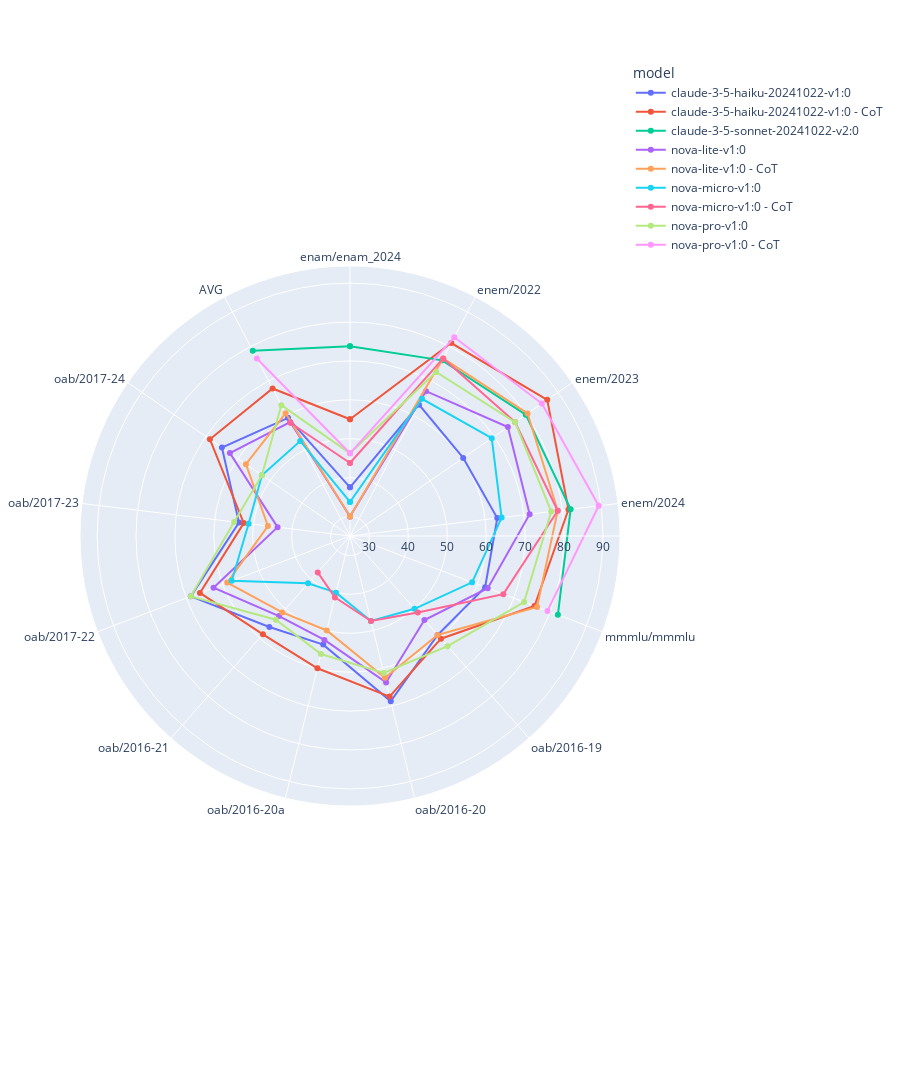

The notebook cell saved with this chart:
### Code cell
import plotly.express as px

plotter = []
temp = out.reset_index()
tasks = list(temp["task"].unique())
models = list(temp.columns)[1:]

min_r = 100
max_r = 0

for t in tasks:
    for m in models:
        tx = temp[temp["task"] == t][m].reset_index(drop=True)[0]
        
        if tx < min_r:
            min_r = tx
        if tx > max_r:
            max_r = tx
        
        plotter.append({"task": t, "model": m, "score": tx})

plotter = pd.DataFrame(plotter)
fig = px.line_polar(plotter, r="score", theta="task", color="model", height=1400, line_close=True, markers=True, range_r=[min_r-5,max_r+5])
fig.write_image("2_charts/radar.png", height = 1400, width = 1400)
# fig.write_image("2_charts/radar.png")
fig.show()

### Figure 1 — Plotly figure (JSON) as saved in the notebook; plotly's stock layout.template omitted (floating-point values rounded to 4 significant figures)
{"data": [{"hovertemplate": "model=claude-3-5-haiku-20241022-v1:0<br>score=%{r}<br>task=%{theta}<extra></extra>", "legendgroup": "claude-3-5-haiku-20241022-v1:0", "line": {"color": "#636efa", "dash": "solid"}, "marker": {"symbol": "circle"}, "mode": "lines+markers", "name": "claude-3-5-haiku-20241022-v1:0", "r": [37.5, 63.13, 60.34, 63.13, 62.14, 58.97, 68.75, 53.75, 56.25, 68.75, 53.75, 65, 59.29, 37.5], "showlegend": true, "subplot": "polar", "theta": ["enam/enam_2024", "enem/2022", "enem/2023", "enem/2024", "mmmlu/mmmlu", "oab/2016-19", "oab/2016-20", "oab/2016-20a", "oab/2016-21", "oab/2017-22", "oab/2017-23", "oab/2017-24", "AVG", "enam/enam_2024"], "type": "scatterpolar"}, {"hovertemplate": "model=claude-3-5-haiku-20241022-v1:0 - CoT<br>score=%{r}<br>task=%{theta}<extra></extra>", "legendgroup": "claude-3-5-haiku-20241022-v1:0 - CoT", "line": {"color": "#EF553B", "dash": "solid"}, "marker": {"symbol": "circle"}, "mode": "lines+markers", "name": "claude-3-5-haiku-20241022-v1:0 - CoT", "r": [55, 81.01, 86.59, 81.56, 75.71, 60.26, 67.5, 60, 58.75, 66.25, 52.5, 68.75, 67.82, 55], "showlegend": true, "subplot": "polar", "theta": ["enam/enam_2024", "enem/2022", "enem/2023", "enem/2024", "mmmlu/mmmlu", "oab/2016-19", "oab/2016-20", "oab/2016-20a", "oab/2016-21", "oab/2017-22", "oab/2017-23", "oab/2017-24", "AVG", "enam/enam_2024"], "type": "scatterpolar"}, {"hovertemplate": "model=claude-3-5-sonnet-20241022-v2:0<br>score=%{r}<br>task=%{theta}<extra></extra>", "legendgroup": "claude-3-5-sonnet-20241022-v2:0", "line": {"color": "#00cc96", "dash": "solid"}, "marker": {"symbol": "circle"}, "mode": "lines+markers", "name": "claude-3-5-sonnet-20241022-v2:0", "r": [73.75, 75.98, 79.89, 82.12, 82.14, null, null, null, null, null, null, null, 78.78, 73.75], "showlegend": true, "subplot": "polar", "theta": ["enam/enam_2024", "enem/2022", "enem/2023", "enem/2024", "mmmlu/mmmlu", "oab/2016-19", "oab/2016-20", "oab/2016-20a", "oab/2016-21", "oab/2017-22", "oab/2017-23", "oab/2017-24", "AVG", "enam/enam_2024"], "type": "scatterpolar"}, {"hovertemplate": "model=nova-lite-v1:0<br>score=%{r}<br>task=%{theta}<extra></extra>", "legendgroup": "nova-lite-v1:0", "line": {"color": "#ab63fa", "dash": "solid"}, "marker": {"symbol": "circle"}, "mode": "lines+markers", "name": "nova-lite-v1:0", "r": [30, 67.04, 74.3, 71.51, 62.86, 53.85, 63.75, 52.5, 52.5, 62.5, 43.75, 62.5, 58.09, 30], "showlegend": true, "subplot": "polar", "theta": ["enam/enam_2024", "enem/2022", "enem/2023", "enem/2024", "mmmlu/mmmlu", "oab/2016-19", "oab/2016-20", "oab/2016-20a", "oab/2016-21", "oab/2017-22", "oab/2017-23", "oab/2017-24", "AVG", "enam/enam_2024"], "type": "scatterpolar"}, {"hovertemplate": "model=nova-lite-v1:0 - CoT<br>score=%{r}<br>task=%{theta}<extra></extra>", "legendgroup": "nova-lite-v1:0 - CoT", "line": {"color": "#FFA15A", "dash": "solid"}, "marker": {"symbol": "circle"}, "mode": "lines+markers", "name": "nova-lite-v1:0 - CoT", "r": [30, 76.54, 80.45, 78.77, 76.43, 58.97, 62.5, 50, 51.25, 58.75, 46.25, 57.5, 60.62, 30], "showlegend": true, "subplot": "polar", "theta": ["enam/enam_2024", "enem/2022", "enem/2023", "enem/2024", "mmmlu/mmmlu", "oab/2016-19", "oab/2016-20", "oab/2016-20a", "oab/2016-21", "oab/2017-22", "oab/2017-23", "oab/2017-24", "AVG", "enam/enam_2024"], "type": "scatterpolar"}, {"hovertemplate": "model=nova-micro-v1:0<br>score=%{r}<br>task=%{theta}<extra></extra>", "legendgroup": "nova-micro-v1:0", "line": {"color": "#19d3f3", "dash": "solid"}, "marker": {"symbol": "circle"}, "mode": "lines+markers", "name": "nova-micro-v1:0", "r": [33.75, 64.8, 69.27, 64.25, 58.57, 50, 47.5, 40, 41.25, 57.5, 51.25, 52.5, 52.55, 33.75], "showlegend": true, "subplot": "polar", "theta": ["enam/enam_2024", "enem/2022", "enem/2023", "enem/2024", "mmmlu/mmmlu", "oab/2016-19", "oab/2016-20", "oab/2016-20a", "oab/2016-21", "oab/2017-22", "oab/2017-23", "oab/2017-24", "AVG", "enam/enam_2024"], "type": "scatterpolar"}, {"hovertemplate": "model=nova-micro-v1:0 - CoT<br>score=%{r}<br>task=%{theta}<extra></extra>", "legendgroup": "nova-micro-v1:0 - CoT", "line": {"color": "#FF6692", "dash": "solid"}, "marker": {"symbol": "circle"}, "mode": "lines+markers", "name": "nova-micro-v1:0 - CoT", "r": [43.75, 76.54, 76.54, 78.77, 67.14, 51.28, 47.5, 41.25, 37.5, null, null, null, 57.81, 43.75], "showlegend": true, "subplot": "polar", "theta": ["enam/enam_2024", "enem/2022", "enem/2023", "enem/2024", "mmmlu/mmmlu", "oab/2016-19", "oab/2016-20", "oab/2016-20a", "oab/2016-21", "oab/2017-22", "oab/2017-23", "oab/2017-24", "AVG", "enam/enam_2024"], "type": "scatterpolar"}, {"hovertemplate": "model=nova-pro-v1:0<br>score=%{r}<br>task=%{theta}<extra></extra>", "legendgroup": "nova-pro-v1:0", "line": {"color": "#B6E880", "dash": "solid"}, "marker": {"symbol": "circle"}, "mode": "lines+markers", "name": "nova-pro-v1:0", "r": [46.25, 72.63, 76.54, 77.09, 72.86, 62.82, 61.25, 56.25, 53.75, 68.75, 55, 52.5, 62.97, 46.25], "showlegend": true, "subplot": "polar", "theta": ["enam/enam_2024", "enem/2022", "enem/2023", "enem/2024", "mmmlu/mmmlu", "oab/2016-19", "oab/2016-20", "oab/2016-20a", "oab/2016-21", "oab/2017-22", "oab/2017-23", "oab/2017-24", "AVG", "enam/enam_2024"], "type": "scatterpolar"}, {"hovertemplate": "model=nova-pro-v1:0 - CoT<br>score=%{r}<br>task=%{theta}<extra></extra>", "legendgroup": "nova-pro-v1:0 - CoT", "line": {"color": "#FF97FF", "dash": "solid"}, "marker": {"symbol": "circle"}, "mode": "lines+markers", "name": "nova-pro-v1:0 - CoT", "r": [46.25, 82.68, 84.92, 89.39, 79.29, null, null, null, null, null, null, null, 76.51, 46.25], "showlegend": true, "subplot": "polar", "theta": ["enam/enam_2024", "enem/2022", "enem/2023", "enem/2024", "mmmlu/mmmlu", "oab/2016-19", "oab/2016-20", "oab/2016-20a", "oab/2016-21", "oab/2017-22", "oab/2017-23", "oab/2017-24", "AVG", "enam/enam_2024"], "type": "scatterpolar"}], "layout": {"height": 1400, "legend": {"title": {"text": "model"}, "tracegroupgap": 0}, "margin": {"t": 60}, "polar": {"angularaxis": {"direction": "clockwise", "rotation": 90}, "domain": {"x": [0, 1], "y": [0, 1]}, "radialaxis": {"range": [25, 94.39]}}}}
